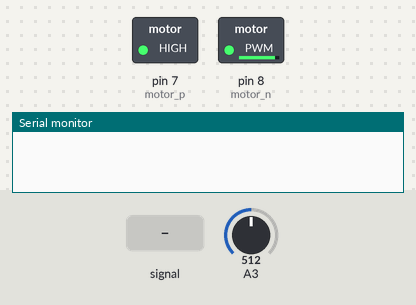
Recording of a sketch running on a simulated Arduino Uno, built with avr-gcc and run on an emulated ATmega328P. Parts: switched loads named in the sketch (green lamp = pin HIGH), the last lines printed to the serial monitor. The inputs (shaded band) are chosen by the test bench; at power-on: A3 = 512. At 1.5 s the program stops and its outputs stay as they are.

Above: at 1.2 s.
1.3 s: A3 fed a 2 Hz sine of ±306 counts around its level
At 2.0 s:
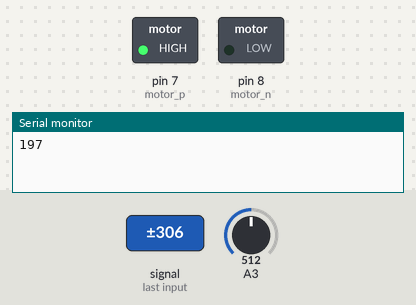
Timing chart, 0 to 3.0 s (numbered marks = the images above; inputs shaded):
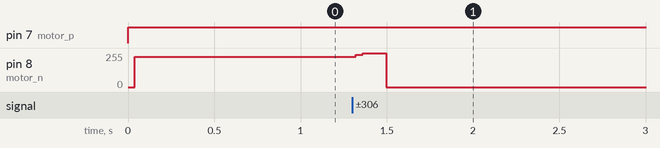

The sketch:

ardiuno_code.ino
```cpp
int motor_p = 7;
int motor_n = 8;
int df = 0;
int b;
int bt = 500;
unsigned long bc = 900;
bool bf = false;
float timec = 0.3;
bool b2;
void setup() {
  // put your setup code here, to run once:
Serial.begin(9600);
pinMode(motor_p,OUTPUT);
pinMode(motor_n, OUTPUT);
}
void StartMotor(int dir)
{
  if (dir ==1)
  {
    digitalWrite(motor_p,HIGH);
    digitalWrite(motor_n,HIGH);
  }
}
void StopMotor()
{
  digitalWrite(motor_p,LOW);
  digitalWrite(motor_n,LOW);
}
void SendPourSignal()
{
  digitalWrite(motor_p,LOW);
  digitalWrite(motor_n,HIGH);
}
void SendPassSignal()
{
  digitalWrite(motor_p,HIGH);
  digitalWrite(motor_n,LOW);
}
void readSens()
{

  b = analogRead(3);
  if (b<bt)
  {
    b2 = 0;
  }
  else
    b2 = 1;

}
void process()
{

  unsigned long bti,ti;
  bti=0;
  //readsensors
  StartMotor(1);
  readSens();
  //check if intersection

  if(b2==0)
  {
    ti = millis();
    df = 1;
    while(b2!=1)
    {
      readSens();
      if(b2!=0 && !bf)
      {
        bf = true;
        bti = millis()-ti;
        Serial.println(bti);
      }
    }
    StopMotor();
  }
  //check for end of all intersections with length count
  //decide
  if(bti>=bc)
  {
    Serial.println(bti);
    SendPourSignal();
  }
  else
  {
    SendPassSignal();
  }
}
void loop() {
  bt = 500;
  bc = 900;
  bf = false;
  timec = 0.3;
  process();
  if(df==1)
  {
    //Wait cycle codes
    while(1);
  }
}
```

Measured:
- after the input at 1.3 s, pin 8 (motor_n): 228/255 → 255/255 at once, → 0/255 0.18 s later
